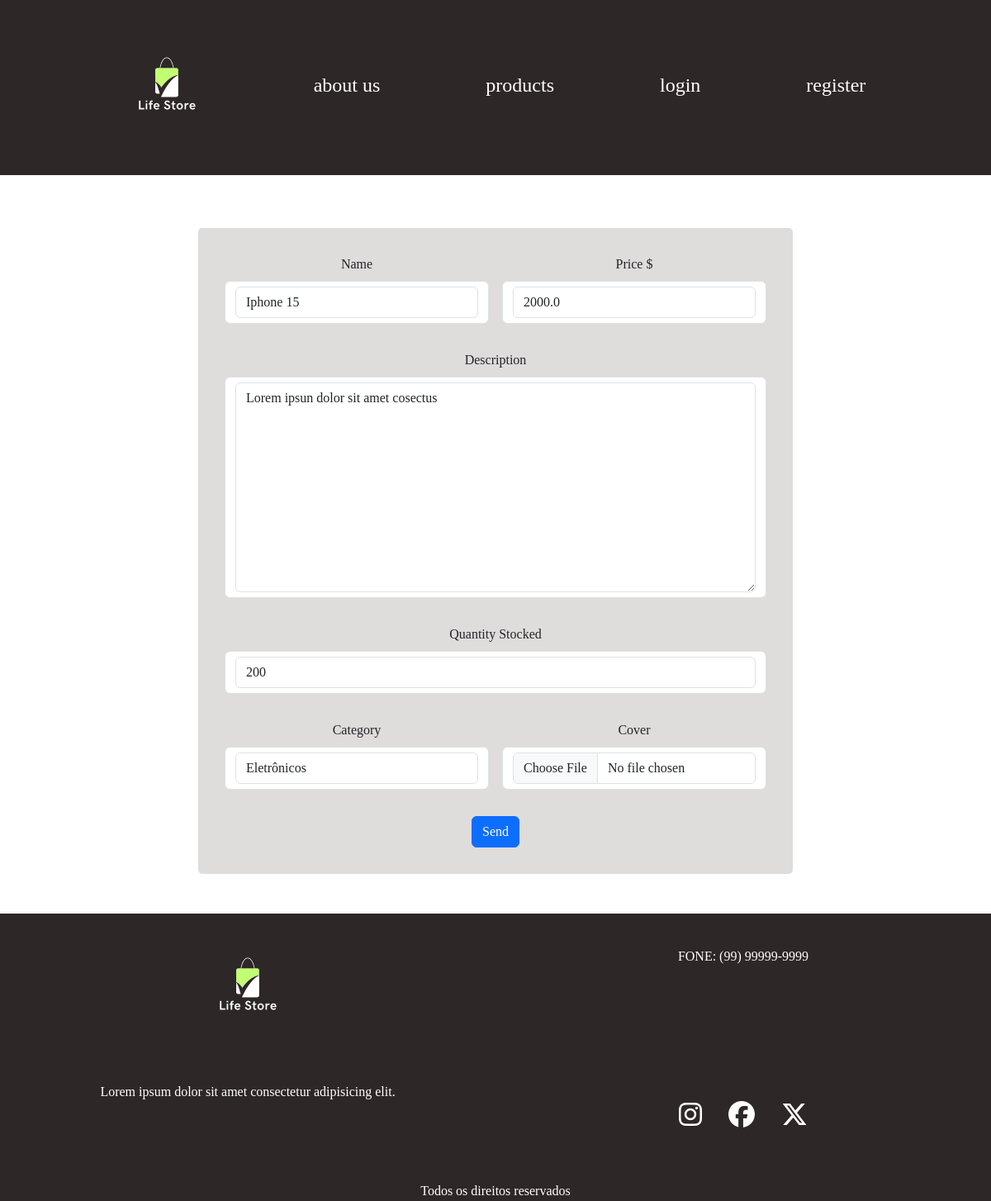
Page /product/update/3/ on the committed database.
### products/models.py (models this page shows)
class Product(models.Model):
    name = models.CharField(max_length=60)
    description = models.TextField()
    price = models.FloatField()
    category = models.ForeignKey(Category, on_delete=models.CASCADE)
    quantity_stocked = models.IntegerField()
    cover = models.ImageField(
        upload_to="products/covers/%Y/%m/%d/", blank=True, default=""
    )
    created_at = models.DateTimeField(auto_now_add=True)
    updated_at = models.DateTimeField(auto_now=True)

### products/views/site.py (the view)
@has_role_decorator("Admin")
def ProductUpdateView(request, id):  # Atualiza um Produto
    product = get_object_or_404(Product, id=id)
    if request.method == "GET":
        form = ProductForm(instance=product)
    elif request.method == "POST":
        form = ProductForm(request.POST, request.FILES, instance=product)
        if form.is_valid():
            form.save()
            messages.success(request, "Product was updated")
            return redirect("index")
    return render(request, "products/pages/form.html", context={"form": form})

### products/forms.py
class ProductForm(forms.ModelForm):
    class Meta:
        model = Product
        fields = [
            "name",
            "description",
            "price",
            "category",
            "quantity_stocked",
            "cover",
        ]
        widgets = {
            "name": forms.TextInput(attrs={"class": "form-control"}),
            "description": forms.Textarea(attrs={"class": "form-control"}),
            "price": forms.NumberInput(attrs={"class": "form-control"}),
            "category": forms.Select(attrs={"class": "form-control"}),
            "quantity_stocked": forms.NumberInput(attrs={"class": "form-control"}),
            "cover": forms.FileInput(attrs={"class": "form-control"}),
        }

### products/models.py (called while the page is built)
    def __str__(self):
        return self.name

### products/templates/products/pages/form.html (shortened to what this page needs)
{% extends 'global/base.html' %}
{% block content %}
  <div class="content-form">
    <form class="row g-3" method="post" enctype="multipart/form-data">
        <div class="col-md-6">
            <label for="inputName4" class="form-label">Name</label>
            <p type="text" class="form-control" id="inputName4">
                {{ form.name }}
            </p>
        </div>
        <div class="col-md-6">
            <label for="inputDescription4" class="form-label">Price $</label>
            <p type="number" class="form-control" id="inputPrice">
                {{ form.price }}
            </p>
        </div>
        <div class="col-12">
            <label for="inputDescription" class="form-label">Description</label>
            <p type="text" class="form-control" id="inputDescription">
                {{ form.description}}
            </p>
        </div>
        <div class="col-12">
            <label for="inputQuantityStocked" class="form-label">Quantity Stocked</label>
            <p type="number" class="form-control" id="inputQuantityStocked">
                {{ form.quantity_stocked }}
            </p>
        </div>
        <div class="col-md-6">
            <label for="inputCategory" class="form-label">Category</label>
            <p type="select" class="form-control" id="inputSelect">
                {{ form.category }}
            </p>
        </div>
        <div class="col-md-6">
            <label for="inputCover" class="form-label">Cover</label>
            <p type="file" class="form-control" id="inputCover">
                {{ form.cover }}
            </p>
        </div>
        <div class="col-12">
            <button type="submit" class="btn btn-primary">Send</button>
        </div>
    </form>
  </div>
{% endblock content %}

### base_static/global/css/global-styles.css (style rules this page uses)
:root { --font: @import url('https://fonts.googleapis.com/css2?family=Inter:wght@100..900&display=swap'); --color-dark-text: #444; --color-info-light: #cce5ff; --color-debug-light: #cce5ff; --color-success-light: #d4edda; --color-alert-light: #fff3cd; --color-warning-light: #fff3cd; --color-error-light: #f8d7da; --color-info-dark: #4d86c4; --color-debug-dark: #4d86c4; --color-success-dark: #4a9c5d; --color-alert-dark: #927f40; --color-warning-dark: #927f40; --color-error-dark: #da525d; --color-primary: #269fe6; --color-primary-hover: #2086c2; --color-primary-dark: #13141f; --color-primary-dark-hover: #212336; --color-primary-light: #d4ecfa; --color-primary-light-hover: #bdd8e7; --color-gray-0: #f9f9f9; --color-gray-1: #e0e0e0; --color-gray-2: #c7c7c7; --color-gray-3: #aeaeae; --color-gray-4: #959595; --color-gray-5: #7d7d7d; --color-gray-6: #646464; --color-gray-7: #4b4b4b; --color-gray-8: #323232; --color-gray-9: #191919; --spacing-gutter-medium: 3rem; --spacing-gutter-large: 4rem; }
* { margin: 0; padding: 0; box-sizing: border-box; }
body { font-family: var(--font); }
.content-form { width: 60%; padding: 2rem; border-radius: 5px; background: rgb(223, 220, 220); }

### rows in the picture
Product: name "Iphone 15", price "2000.0", description "Lorem ipsun dolor sit amet cosectus", quantity_stocked "200", category "Eletrônicos"
